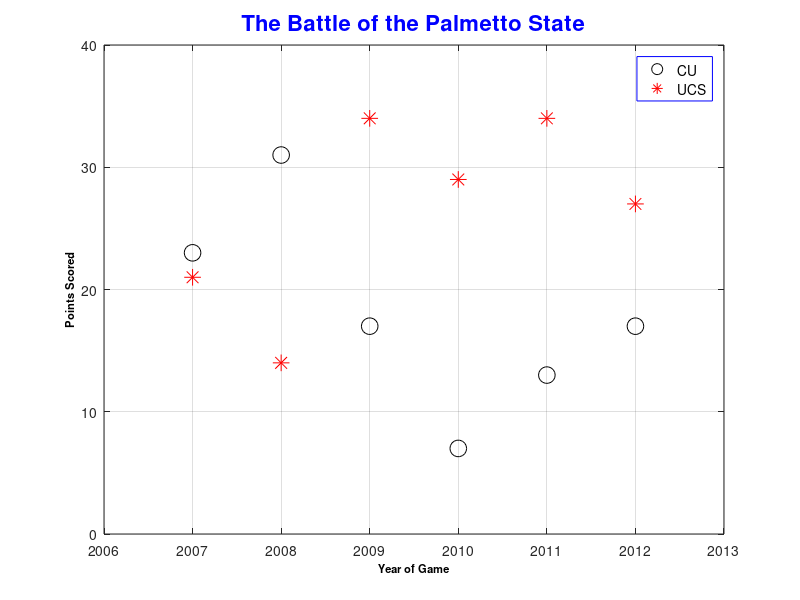

This figure's MATLAB source:
%%
clc;
clear;

%%
% SCFOOTBALL = [2007, 23, 21; 2008, 31, 14; 2009, 17, 34; 2010, 7, 29; 2011, 13, 34; 2012, 17, 27];
Year = [2007 2008 2009 2010 2011 2012];
Clemson = [23 31 17 7 13 17];
USC = [21 14 34 29 34 27];
figure('color','w')
plot(Year, Clemson,'ko','MarkerSize',12)
hold on
plot(Year, USC,'r*','MarkerSize',12)
L=legend('CU', 'UCS','Location','NorthEast');
grid on
title('The Battle of the Palmetto State','FontWeight','bold','Color','b','FontSize',16);
axis([2006 2013 0 40])
ylabel('Points Scored','FontSize',8,'FontWeight','bold','Color','k')
xlabel('Year of Game','FontSize',8,'FontWeight','bold','Color','k')
set(L,'FontSize',10,'TextColor','k','EdgeColor','b')